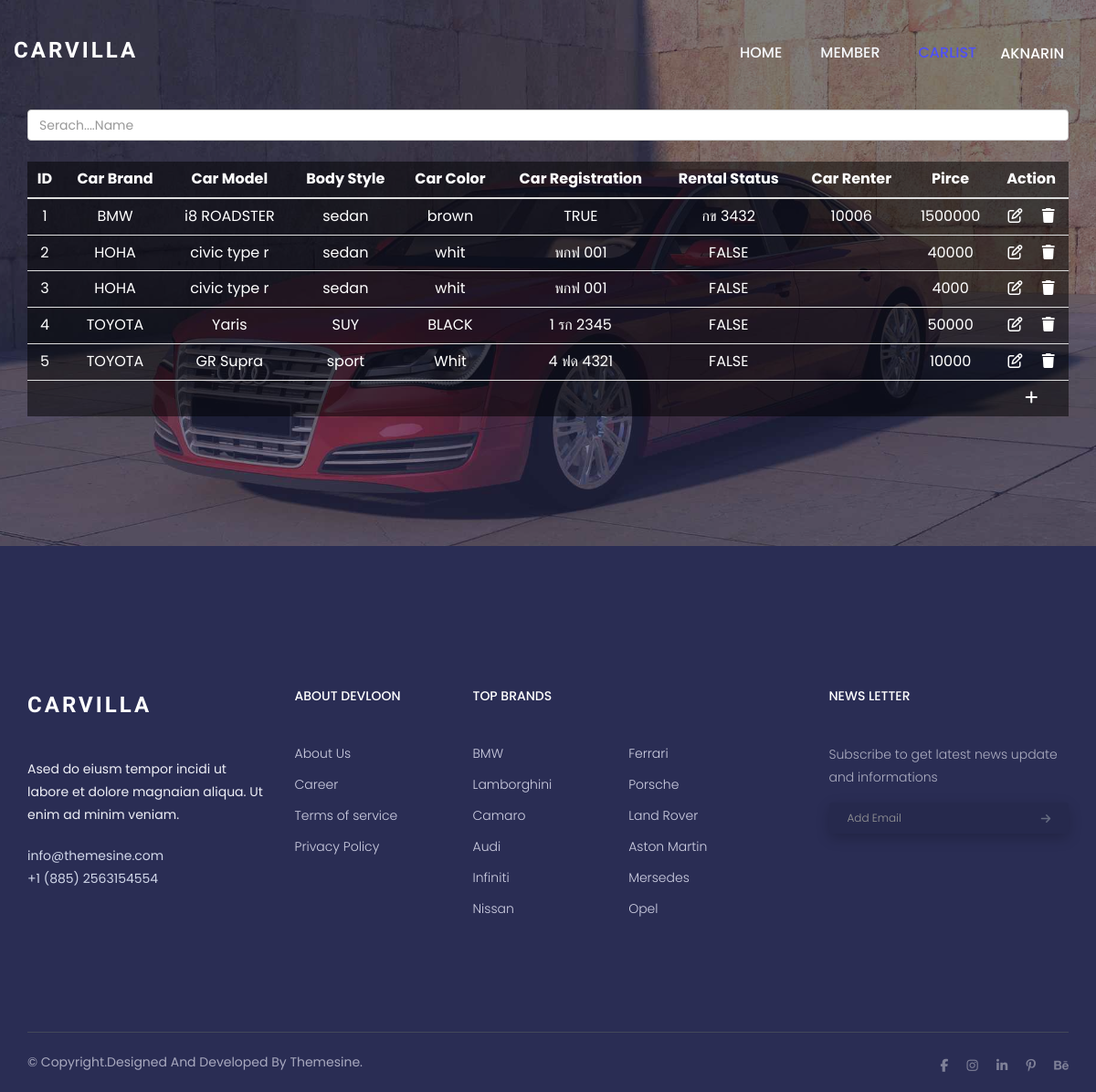
Screenshot of /adminconfig/carlist.php (signed in) with the database file from the repository.
### tables this page shows
CREATE TABLE IF NOT EXISTS `car_models` (
  `car_id` int(5) NOT NULL AUTO_INCREMENT,
  `car_brand` varchar(50) NOT NULL,
  `carmodel` varchar(25) DEFAULT NULL,
  `car_motorbike` varchar(20) DEFAULT 'motorbike',
  `color_car` varchar(20) NOT NULL,
  `car_registration` varchar(50) NOT NULL,
  `rental_status` varchar(10) DEFAULT 'FALSE',
  `car_renter` varchar(5) DEFAULT NULL,
  `pirce` int(255) DEFAULT NULL,
  `car_img` mediumblob DEFAULT NULL,
  PRIMARY KEY (`car_id`)
);

### adminconfig/carlist.php (the view, shortened to what this page needs)
<?php
	$servername = "localhost";
	$username = "adminroot";
	$password = "12345678";
	$dbname = "databasesell";
	try{
		$conn = new PDO("mysql:host=$servername;dbname=$dbname",$username, $password);
		$conn->setAttribute(PDO::ATTR_ERRMODE, PDO::ERRMODE_EXCEPTION);
		if ($_SESSION['access_rights'] === "Admin" || $_SESSION['access_rights'] === "Staff"){
			$username_db = $_SESSION['user_name'];
		}else{
			session_destroy();
			header('location:http://localhost/indexshop.php');
		}
	} catch(PDOException $e){
		echo "Error" . $e->getMessage();
	}
?>
<!doctype html>
<html class="no-js" lang="en">
    <head>
		<link rel="stylesheet" href="https://cdnjs.cloudflare.com/ajax/libs/animate.css/4.1.1/animate.min.css"/>
        <link rel="stylesheet" href="/assets/css/font-awesome.min.css">
		<link rel="stylesheet" href="/assets/css/linearicons.css">
		<link rel="stylesheet" href="/assets/css/flaticon.css">
        <link rel="stylesheet" href="/assets/css/animate.css">
        <link rel="stylesheet" href="/assets/css/owl.carousel.min.css">
		<link rel="stylesheet" href="/assets/css/owl.theme.default.min.css">
        <link rel="stylesheet" href="/assets/css/bootstrap.min.css">
		<link rel="stylesheet" href="/assets/css/bootsnav.css" >
        <link rel="stylesheet" href="/assets/css/style.css">
        <link rel="stylesheet" href="/assets/css/responsive.css">
        <link rel="stylesheet" href="/assets/css/config.css">
		<link rel="stylesheet" href="/assets/css/logoutbar.css">
    </head>
	<body>
		<section id="home" class="welcome-hero">
			<div class="top-area" id="top-area">
				<div class="header-area">
                    <nav class="navbar navbar-default bootsnav  navbar-sticky navbar-scrollspy"  data-minus-value-desktop="70" data-minus-value-mobile="55" data-speed="1000">
                        <div class="container">
                            <div class="navbar-header">
                                <a class="navbar-brand" onclick="document.location='http://localhost/user/userindex.php'">carvilla<span></span></a>
                            </div>
                            <div class="collapse navbar-collapse menu-ui-design" id="navbar-menu">
                                <ul class="nav navbar-nav navbar-right" data-in="fadeInDown" data-out="fadeOutUp">
                                    <li class="scroll"><a style="cursor: pointer;" onclick="document.location='http://localhost/user/userindex.php'">home</a></li>
									<?php
										if ($_SESSION['access_rights'] === "Admin"){
											echo "<li class='scroll'><a style='cursor: pointer;' onclick='document.location=\"http://localhost/adminconfig/Admin.php\"'>Admin</a></li>";
											echo "<li class='scroll'><a style='cursor: pointer;' onclick='document.location=\"http://localhost/adminconfig/config.php\"'>Member</a></li>";
											echo "<li class='scroll active'><a style='cursor: pointer;' onclick='document.location=\"http://localhost/adminconfig/config.php\"'>Member</a></li>";
										}elseif ($_SESSION['access_rights'] === "Staff"){
											echo "<li class='scroll'><a style='cursor: pointer;' onclick='document.location=\"http://localhost/adminconfig/config.php\"'>Member</a></li>";
											echo "<li class='scroll active'><a style='cursor: pointer;' onclick='document.location=\"http://localhost/adminconfig/carlist.php\"'>Carlist</a></li>";
										}
									?>
									<div class="dropdown">
										<button id="myBtn" class="dropbtn"><?=$username_db?></button>
									</div>
                                </ul>
                            </div>
                        </div>
                    </nav>
                </div>
			</div>
			<div class="container">
				<div class="welcome-hero-txt">
				<input type="text" class="form-control" id="live_searchcar" autocomplete="off" placeholder="Serach....Name"><br>
					<table class="table" id="table-allcar">
                        <thead class="thead">
							<?php
								$sql = "SELECT * FROM car_models;";
								$query = $conn->prepare($sql);
								$query->execute();
							?>
                            <tr>
								<th scope="col" class="th-css">ID</th>
								<th scope="col" class="th-css">Car Brand</th>
								<th scope="col" class="th-css">Car Model</th>
								<th scope="col" class="th-css">Body Style</th>
								<th scope="col" class="th-css">Car Color</th>
								<th scope="col" class="th-css">Car Registration</th>
								<th scope="col" class="th-css">Rental Status</th>
								<th scope="col" class="th-css">Car Renter</th>
								<th scope="col" class="th-css">Pirce</th>
								<th scope="col" class="th-css">Action</th>
                            </tr>
                        </thead>
                        <tbody class="tbody">
							<?php
								foreach ($query as $row) { ?>
								<tr>
									<td scope="row"><?=$row['car_id'] ?></td>
									<td scope="row"><?=$row['car_brand'] ?></td>
									<td scope="row"><?=$row['carmodel'] ?></td>
									<td scope="row"><?=$row['car_motorbike'] ?></td>
									<td scope="row"><?=$row['color_car'] ?></td>
									<td scope="row"><?=$row['car_registration'] ?></td>
									<td scope="row"><?=$row['rental_status'] ?></td>
									<td scope="row"><?=$row['car_renter'] ?></td>
									<td scope="row"><?=$row['pirce'] ?></td>
									<td scope="row" class="id-<?=$row['car_id']?>"><i class="fa-regular fa-pen-to-square" style="cursor: pointer;" onclick="onedit('<?=$row['car_id'] ?>','<?=$row['car_brand'] ?>','<?=$row['carmodel'] ?>','<?=$row['car_motorbike'] ?>','<?=$row['color_car'] ?>','<?=$row['car_registration'] ?>','<?=$row['rental_status'] ?>','<?=$row['car_renter'] ?>','<?=$row['pirce'] ?>')"></i>&nbsp;&nbsp;&nbsp;&nbsp;&nbsp;<i class="fa-solid fa-trash" style="cursor: pointer;" onclick="deletedata()"></i></td>
								</tr>
							<?php } ?>
                                <tr>
                                <td scope="row"></td>
									<td scope="row"></td>
									<td scope="row"></td>
									<td scope="row"></td>
									<td scope="row"></td>
									<td scope="row"></td>
									<td scope="row"></td>
									<td scope="row"></td>
									<td scope="row"></td>
                                    <td scope="row"><i class="fa-solid fa-plus" style="cursor: pointer;" onclick="adddate()"></i></td>
                                </tr>
                        </tbody>
                    </table>
                </div>
			</div>
		</section>
		<footer id="contact"  class="contact">
			<div class="container">
                <br><br>
				<div class="footer-top">
					<div class="row">
						<div class="col-md-3 col-sm-6">
							<div class="single-footer-widget">
								<div class="footer-logo">
									<a href="index.html">carvilla</a>
								</div>
								<p>
									Ased do eiusm tempor incidi ut labore et dolore magnaian aliqua. Ut enim ad minim veniam.
								</p>
								<div class="footer-contact">
									<p>info@themesine.com</p>
									<p>+1 (885) 2563154554</p>
								</div>
							</div>
						</div>
						<div class="col-md-2 col-sm-6">
							<div class="single-footer-widget">
								<h2>about devloon</h2>
								<ul>
									<li><a href="#">about us</a></li>
									<li><a href="#">career</a></li>
									<li><a href="#">terms <span> of service</span></a></li>
									<li><a href="#">privacy policy</a></li>
								</ul>
							</div>
						</div>
						<div class="col-md-3 col-xs-12">
							<div class="single-footer-widget">
								<h2>top brands</h2>
								<div class="row">
									<div class="col-md-7 col-xs-6">
										<ul>
											<li><a href="#">BMW</a></li>
											<li><a href="#">lamborghini</a></li>
											<li><a href="#">camaro</a></li>
											<li><a href="#">audi</a></li>
											<li><a href="#">infiniti</a></li>
											<li><a href="#">nissan</a></li>
										</ul>
									</div>
									<div class="col-md-5 col-xs-6">
										<ul>
											<li><a href="#">ferrari</a></li>
											<li><a href="#">porsche</a></li>
											<li><a href="#">land rover</a></li>
											<li><a href="#">aston martin</a></li>
											<li><a href="#">mersedes</a></li>
											<li><a href="#">opel</a></li>
										</ul>
									</div>
								</div>
							</div>
						</div>
						<div class="col-md-offset-1 col-md-3 col-sm-6">
							<div class="single-footer-widget">
								<h2>news letter</h2>
								<div class="footer-newsletter">
									<p>
										Subscribe to get latest news  update and informations
									</p>
								</div>
								<div class="hm-foot-email">
									<div class="foot-email-box">
										<input type="text" class="form-control" placeholder="Add Email">
									</div>
									<div class="foot-email-subscribe">
										<span><i class="fa fa-arrow-right"></i></span>
									</div>
								</div>
							</div>
						</div>
					</div>
				</div>
				<div class="footer-copyright">
					<div class="row">
						<div class="col-sm-6">
							<p>
								&copy; copyright.designed and developed by <a href="https://www.themesine.com/">themesine</a>.
							</p>
						</div>
						<div class="col-sm-6">
							<div class="footer-social">
								<a href="#"><i class="fa fa-facebook"></i></a>
								<a href="#"><i class="fa fa-instagram"></i></a>
								<a href="#"><i class="fa fa-linkedin"></i></a>
								<a href="#"><i class="fa fa-pinterest-p"></i></a>
								<a href="#"><i class="fa fa-behance"></i></a>
							</div>
						</div>
					</div>
				</div>
			</div>
        </footer>
    </body>
</html>

### assets/css/bootsnav.css (style rules this page uses)
nav.bootsnav .container { position: relative; }
nav.navbar.bootsnav { margin-bottom: 0; -moz-border-radius: 0px; -webkit-border-radius: 0px; -o-border-radius: 0px; border-radius: 0px; background-color: #fff; border: none; border-bottom: solid 1px #e0e0e0; z-index: 9; }
nav.navbar.bootsnav ul.nav > li > a { color: #6f6f6f; background-color: transparent; outline: none; margin-bottom: -2px; }
nav.navbar.bootsnav ul.nav li.megamenu-fw > a:hover, nav.navbar.bootsnav ul.nav li.megamenu-fw > a:focus, nav.navbar.bootsnav ul.nav li.active > a:hover, nav.navbar.bootsnav ul.nav li.active > a:focus, nav.navbar.bootsnav ul.nav li.active > a { background-color: transparent; }
body { -webkit-transition: all 0.3s ease-in-out; -moz-transition: all 0.3s ease-in-out; -o-transition: all 0.3s ease-in-out; -ms-transition: all 0.3s ease-in-out; transition: all 0.3s ease-in-out; }
.wrap-sticky nav.navbar.bootsnav { position: absolute; width: 100%; left: 0; top: 0; }
@media (min-width: 1024px) { nav.navbar.bootsnav ul.nav > li > a { padding: 30px 15px; font-weight: 600; } }

### assets/css/responsive.css (style rules this page uses)
@media screen and (max-width:1440px) { .welcome-hero-txt { padding: 268px 0px 122px; } }

### assets/css/config.css (style rules this page uses)
.table { background: rgba(0, 0, 0, 0.504); }
.tbody { color: #ffff; text-align: center; }
.th-css { color: #ffff; text-align: center; }
@media screen and (max-width: 1440px) { .welcome-hero-txt { padding: 100px 0px 122px; } }
.welcome-hero-txt { padding: 120px 0px 122px; }

### assets/css/logoutbar.css (style rules this page uses)
.dropbtn { background-color: #ffffff00; color: white; padding: 48px 5px; font-size: 16px; font-weight: 500; text-transform: uppercase; border: none; cursor: pointer; transition: 0.3s; }
.dropdown { position: relative; display: inline-block; }

### rows the page displays
car_models: car_id "1", car_brand "BMW", carmodel "i8 ROADSTER", car_motorbike "sedan", color_car "brown", car_registration "TRUE", rental_status "กข 3432", car_renter "10006", pirce "1500000"
car_models: car_id "2", car_brand "HOHA", carmodel "civic type r", car_motorbike "sedan", color_car "whit", car_registration "พกฟ 001", rental_status "FALSE", pirce "40000"
car_models: car_id "3", car_brand "HOHA", carmodel "civic type r", car_motorbike "sedan", color_car "whit", car_registration "พกฟ 001", rental_status "FALSE", pirce "4000"
car_models: car_id "4", car_brand "TOYOTA", carmodel "Yaris", car_motorbike "SUY", color_car "BLACK", car_registration "1 รก 2345", rental_status "FALSE", pirce "50000"
car_models: car_id "5", car_brand "TOYOTA", carmodel "GR Supra", car_motorbike "sport", color_car "Whit", car_registration "4 ฟด 4321", rental_status "FALSE", pirce "10000"

### other values shown
$username_db "AKNARIN"
